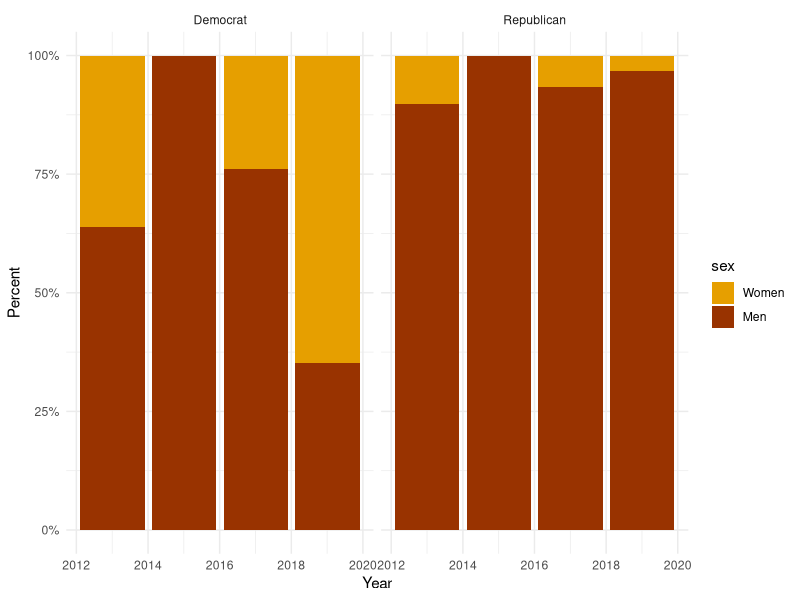
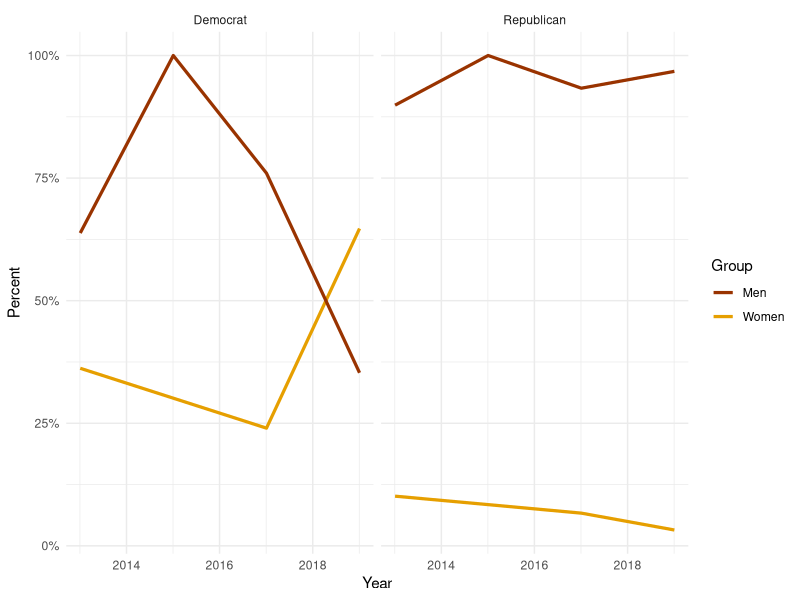
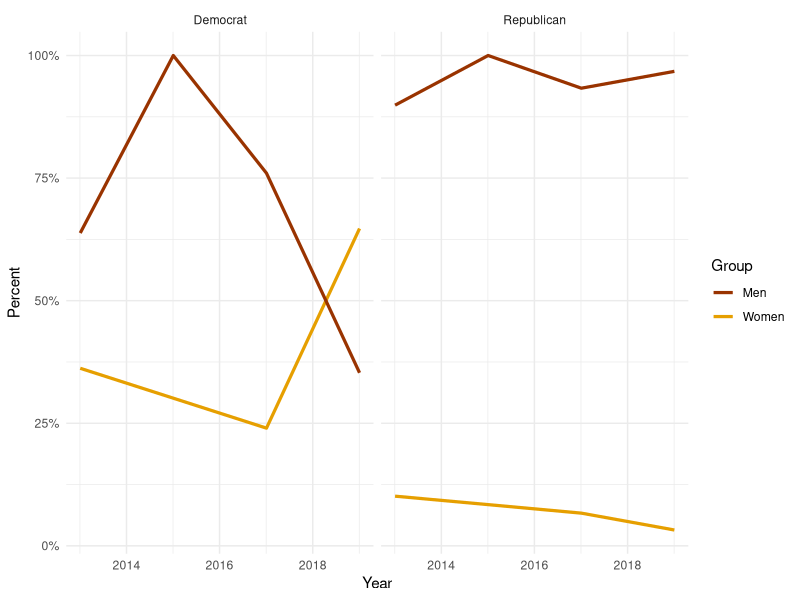
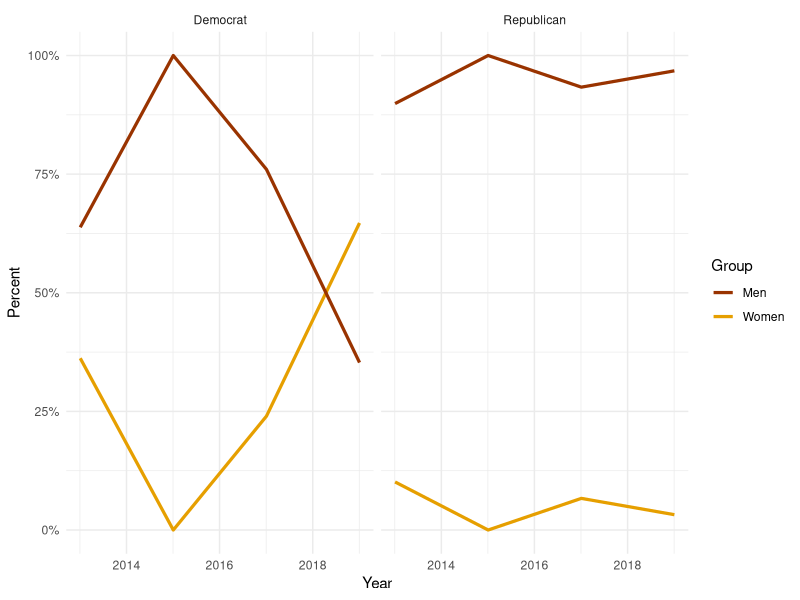
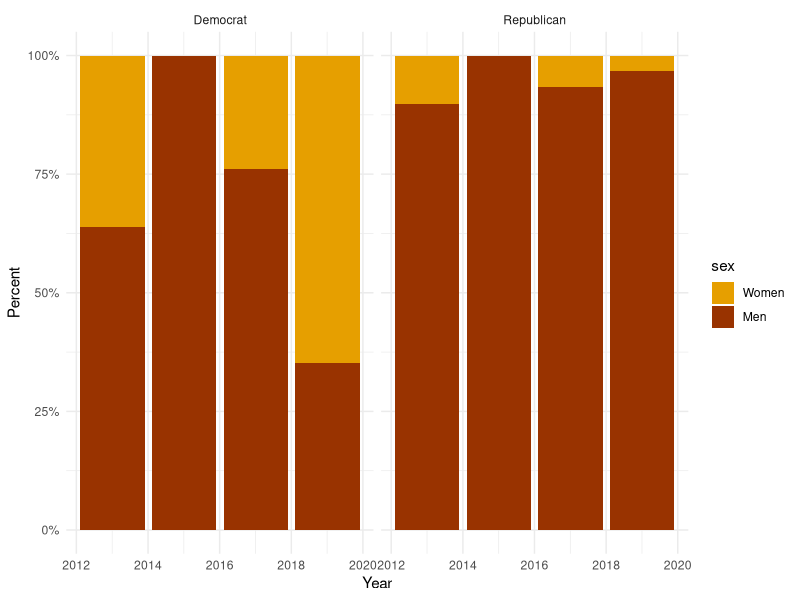
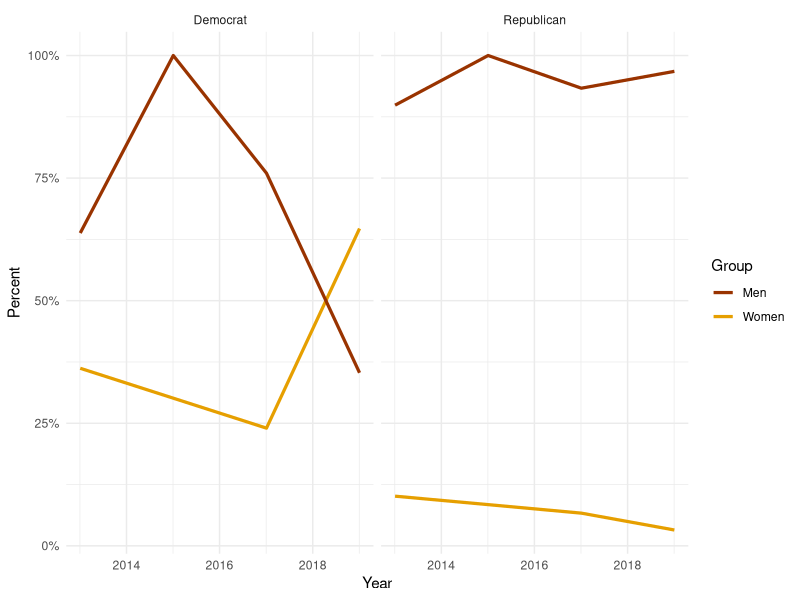
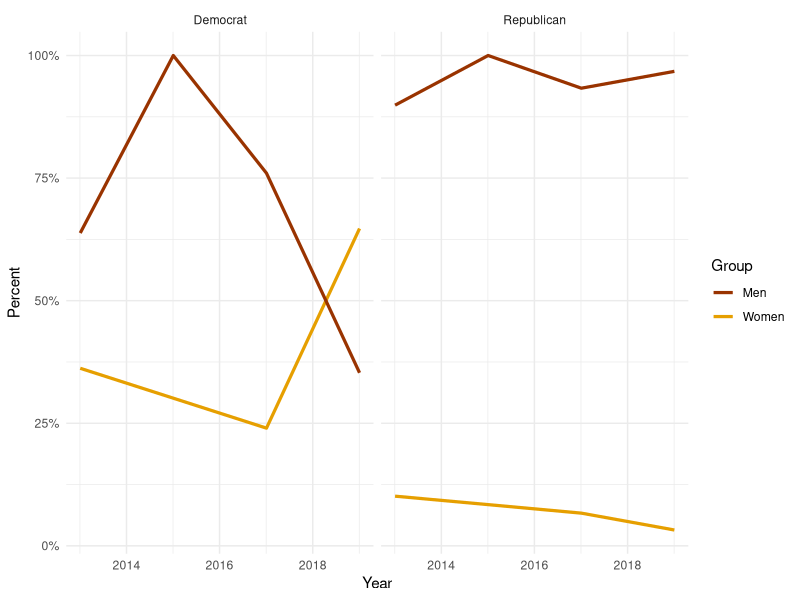
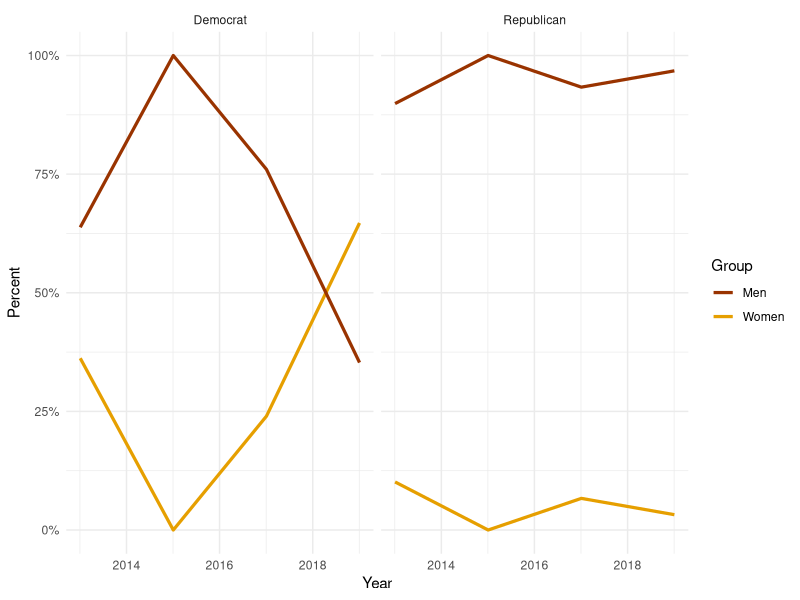

These figures' R source, in order:
library(tidyverse)

## Hex colors for sex
sex_colors <- c("#E69F00", "#993300")

## Hex color codes for Dem Blue and Rep Red
party_colors <- c("#2E74C0", "#CB454A")

## Group labels
mf_labs <- tibble(M = "Men", F = "Women")

theme_set(theme_minimal())

## Character vectors only, by default
df <- read_csv("data/fc_sample.csv")

df

#> > df
#> # A tibble: 280 x 4
#>      pid start_year party      sex
#>    <int> <date>     <chr>      <chr>
#>  1  3160 2013-01-03 Republican M
#>  2  3161 2013-01-03 Democrat   F
#>  3  3162 2013-01-03 Democrat   M
#>  4  3163 2013-01-03 Republican M
#>  5  3164 2013-01-03 Democrat   M
#>  6  3165 2013-01-03 Republican M
#>  7  3166 2013-01-03 Republican M
#>  8  3167 2013-01-03 Democrat   F
#>  9  3168 2013-01-03 Republican M
#> 10  3169 2013-01-03 Democrat   M
#> # ... with 270 more rows


df %>%
    group_by(start_year, party, sex) %>%
    summarize(N = n()) %>%
    mutate(freq = N / sum(N))

#> # A tibble: 14 x 5
#> # Groups:   start_year, party [8]
#>    start_year party      sex       N   freq
#>    <date>     <chr>      <chr> <int>  <dbl>
#>  1 2013-01-03 Democrat   F        21 0.362
#>  2 2013-01-03 Democrat   M        37 0.638
#>  3 2013-01-03 Republican F         8 0.101
#>  4 2013-01-03 Republican M        71 0.899
#>  5 2015-01-03 Democrat   M         1 1
#>  6 2015-01-03 Republican M         5 1
#>  7 2017-01-03 Democrat   F         6 0.24
#>  8 2017-01-03 Democrat   M        19 0.76
#>  9 2017-01-03 Republican F         2 0.0667
#> 10 2017-01-03 Republican M        28 0.933
#> 11 2019-01-03 Democrat   F        33 0.647
#> 12 2019-01-03 Democrat   M        18 0.353
#> 13 2019-01-03 Republican F         1 0.0323
#> 14 2019-01-03 Republican M        30 0.968


df %>%
    group_by(start_year, party, sex) %>%
    summarize(N = n()) %>%
    mutate(freq = N / sum(N)) %>%
    ggplot(aes(x = start_year,
               y = freq,
               fill = sex)) +
    geom_col() +
    scale_y_continuous(labels = scales::percent) +
    scale_fill_manual(values = sex_colors, labels = c("Women", "Men")) +
    labs(x = "Year", y = "Percent", color = "Group") +
    facet_wrap(~ party)

ggsave("figures/df_chr_col.png")


df %>%
    group_by(start_year, party, sex) %>%
    summarize(N = n()) %>%
    mutate(freq = N / sum(N)) %>%
    ggplot(aes(x = start_year,
               y = freq,
               color = sex)) +
    geom_line(size = 1.1) +
    scale_y_continuous(labels = scales::percent) +
    scale_color_manual(values = sex_colors, labels = c("Women", "Men")) +
    guides(color = guide_legend(reverse = TRUE)) +
    labs(x = "Year", y = "Percent", color = "Group") +
    facet_wrap(~ party)

ggsave("figures/df_chr_line.png")


df_f <- df %>% modify_if(is.character, as.factor)

df_f %>%
    group_by(start_year, party, sex) %>%
    tally()

#> # A tibble: 16 x 4
#> # Groups:   start_year, party [8]
#>    start_year party      sex       n
#>    <date>     <fct>      <fct> <int>
#>  1 2013-01-03 Democrat   F        21
#>  2 2013-01-03 Democrat   M        37
#>  3 2013-01-03 Republican F         8
#>  4 2013-01-03 Republican M        71
#>  5 2015-01-03 Democrat   F         0
#>  6 2015-01-03 Democrat   M         1
#>  7 2015-01-03 Republican F         0
#>  8 2015-01-03 Republican M         5
#>  9 2017-01-03 Democrat   F         6
#> 10 2017-01-03 Democrat   M        19
#> 11 2017-01-03 Republican F         2
#> 12 2017-01-03 Republican M        28
#> 13 2019-01-03 Democrat   F        33
#> 14 2019-01-03 Democrat   M        18
#> 15 2019-01-03 Republican F         1
#> 16 2019-01-03 Republican M        30


df_f %>%
    group_by(start_year, party, sex) %>%
    summarize(N = n()) %>%
    mutate(freq = N / sum(N)) %>%
    ggplot(aes(x = start_year,
               y = freq,
               color = sex)) +
    geom_line(size = 1.1) +
    scale_y_continuous(labels = scales::percent) +
    scale_color_manual(values = sex_colors, labels = c("Women", "Men")) +
    guides(color = guide_legend(reverse = TRUE)) +
    labs(x = "Year", y = "Percent", color = "Group") +
    facet_wrap(~ party)

ggsave("figures/df_fac_line.png")


df %>%
    group_by(start_year, party, sex) %>%
    tally() %>%
    ungroup() %>%
    complete(start_year, party, sex,
             fill = list(n = 0))

#> # A tibble: 16 x 4
#>    start_year party      sex       n
#>    <date>     <chr>      <chr> <dbl>
#>  1 2013-01-03 Democrat   F        21
#>  2 2013-01-03 Democrat   M        37
#>  3 2013-01-03 Republican F         8
#>  4 2013-01-03 Republican M        71
#>  5 2015-01-03 Democrat   F         0
#>  6 2015-01-03 Democrat   M         1
#>  7 2015-01-03 Republican F         0
#>  8 2015-01-03 Republican M         5
#>  9 2017-01-03 Democrat   F         6
#> 10 2017-01-03 Democrat   M        19
#> 11 2017-01-03 Republican F         2
#> 12 2017-01-03 Republican M        28
#> 13 2019-01-03 Democrat   F        33
#> 14 2019-01-03 Democrat   M        18
#> 15 2019-01-03 Republican F         1
#> 16 2019-01-03 Republican M        30

df %>%
    group_by(start_year, party, sex) %>%
    summarize(N = n()) %>%
    mutate(freq = N / sum(N)) %>%
    ungroup() %>%
    complete(start_year, party, sex,
             fill = list(N = 0, freq = 0)) %>%
    ggplot(aes(x = start_year,
               y = freq,
               color = sex)) +
    geom_line(size = 1.1) +
    scale_y_continuous(labels = scales::percent) +
    scale_color_manual(values = sex_colors, labels = c("Women", "Men")) +
    guides(color = guide_legend(reverse = TRUE)) +
    labs(x = "Year", y = "Percent", color = "Group") +
    facet_wrap(~ party)

ggsave("figures/df_chr_line_2.png")
